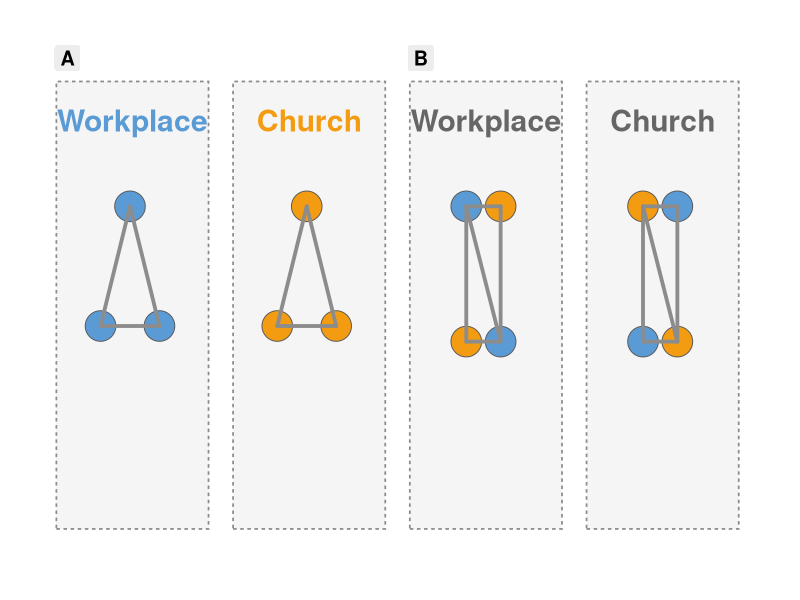

Source code (R):
# Generates images/feld-foci-segregation.png for slides/ego-homogeneity.qmd
# ("Feld's Rule: How Segregated Foci Drive Homogeneity" slide).
# Stylized schematic (not study data). No internal title/subtitle/panel-header
# text — those live in the slide bullets; only focus names and small A/B tags
# stay inside the figure.
library(ggplot2)

node_pt <- function(x, y, grp) data.frame(x, y, grp)

# Panel A: two segregated foci, each a 3-node same-group triangle
a_wp <- rbind(node_pt(0.30, 0.68, "blue"), node_pt(0.18, 0.45, "blue"), node_pt(0.42, 0.45, "blue"))
a_ch <- rbind(node_pt(0.30, 0.68, "orange"), node_pt(0.18, 0.45, "orange"), node_pt(0.42, 0.45, "orange"))
# Panel B: two integrated foci, each a 4-node 50/50 square with one diagonal
b_wp <- rbind(node_pt(0.23, 0.68, "blue"), node_pt(0.37, 0.68, "orange"),
              node_pt(0.23, 0.42, "orange"), node_pt(0.37, 0.42, "blue"))
b_ch <- rbind(node_pt(0.23, 0.68, "orange"), node_pt(0.37, 0.68, "blue"),
              node_pt(0.23, 0.42, "blue"), node_pt(0.37, 0.42, "orange"))

col <- c(blue = "#5B9BD5", orange = "#F39C12", fill_blue = "#5B9BD5",
         fill_orange = "#F39C12")

one_panel <- function(x0, nodes_raw, focus_x, focus_lab, focus_col, tag) {
  nodes <- nodes_raw
  nodes$x <- nodes$x + x0
  list(
    # focus container
    annotate("rect", xmin = x0, xmax = x0 + 0.62, ymin = 0.06, ymax = 0.92,
             fill = "grey96", color = "grey55", linewidth = 0.6, linetype = "22"),
    annotate("text", x = focus_x, y = 0.845, label = focus_lab,
             color = focus_col, fontface = "bold", size = 7.6, lineheight = 1.0),
    # panel tag (only when non-empty)
    if (nzchar(tag)) annotate("label", x = x0 + 0.045, y = 0.965, label = tag,
                              size = 5, fontface = "bold", label.size = 0,
                              fill = "grey93"),
    geom_point(data = nodes, aes(x, y, fill = grp), shape = 21,
               size = 10, color = "grey35", stroke = 0.5),
    # triangle / square edges + diagonal
    geom_segment(data = nodes, aes(x = x, y = y, xend = x, yend = y),
                 alpha = 0)  # placeholder keeps panel order stable
  )
}

# edges drawn manually per panel geometry
seg <- function(x0, pts, pairs, diag = FALSE) {
  do.call(rbind, lapply(pairs, function(p) {
    data.frame(x = x0 + pts$x[p[1]], y = pts$y[p[1]],
               xend = x0 + pts$x[p[2]], yend = pts$y[p[2]])
  }))
}

tri_pairs <- list(c(1, 2), c(1, 3), c(2, 3))
sq_pairs  <- list(c(1, 2), c(1, 3), c(2, 4), c(3, 4), c(1, 4))

edges <- rbind(
  seg(0.00, a_wp, tri_pairs), seg(0.72, a_ch, tri_pairs),
  seg(1.44, b_wp, sq_pairs),  seg(2.16, b_ch, sq_pairs)
)

p <- ggplot() +
  one_panel(0.00, a_wp, 0.31, "Workplace", col[["blue"]], "A") +
  one_panel(0.72, a_ch, 1.03, "Church", col[["orange"]], "") +
  one_panel(1.44, b_wp, 1.75, "Workplace", "grey40", "B") +
  one_panel(1.44 + 0.72, b_ch, 1.44 + 1.03, "Church", "grey40", "") +
  geom_segment(data = edges, aes(x = x, y = y, xend = xend, yend = yend),
               color = "grey55", linewidth = 1.3, lineend = "round") +
  scale_fill_manual(values = c(blue = col[["fill_blue"]],
                               orange = col[["fill_orange"]]), guide = "none") +
  coord_cartesian(xlim = c(-0.02, 2.82), ylim = c(0, 1), clip = "off") +
  theme_void() +
  theme(plot.margin = margin(10, 12, 10, 12))

ggsave("images/feld-foci-segregation.png", p, width = 8.25, height = 2.95,
       dpi = 200, bg = "white")
